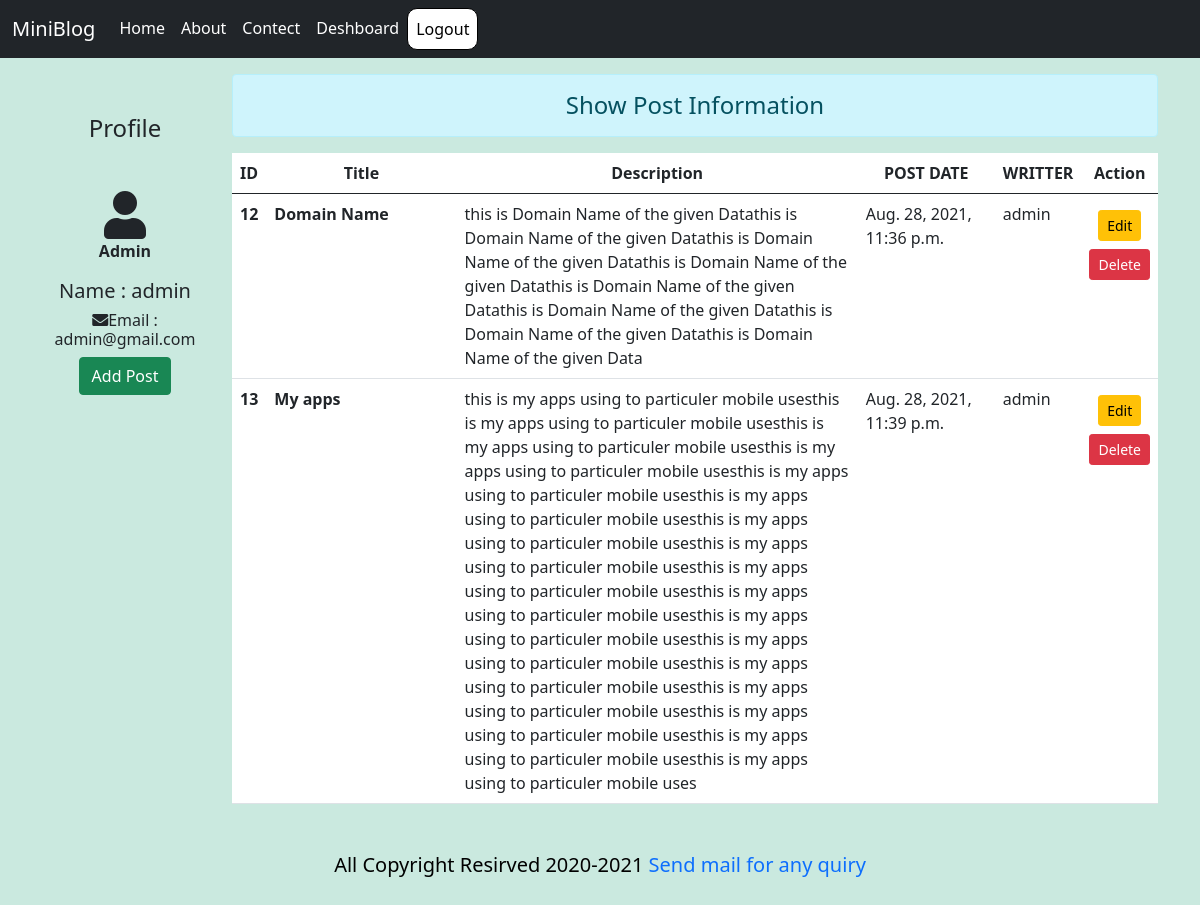
/deshboard/ (signed in), run on the app's committed database.
### blog/models.py (models this page shows)
class Post(models.Model):
    title = models.CharField(max_length=100)
    desc = models.TextField()
    post_date = models.DateTimeField(auto_now_add=True)
    written_by =models.CharField(max_length=50)

### blog/views.py (the view)
# urls.py: path('deshboard/', views.deshboard,name='deshboard'),
def deshboard(request):
    if request.user.is_authenticated:
        user = request.user
        full_name = user.get_full_name()
        email = request.session.get('email')
        posts = Post.objects.filter(written_by=full_name)
        gps = user.groups.all()
        return render(request,'blog/deshboard.html',{'posts':posts,'full_name':full_name,'groups':gps,'email':email})
    else:
        return HttpResponseRedirect('/login/')

### blog/templates/blog/deshboard.html (shortened to what this page needs)
{% extends 'blog/base2.html' %}
{% load static%}
{% block side %}
    <div class="col-sm-2 text-dark my-2 text-center">
        <h4 class="my-5">Profile</h4>
        <i class="fas fa-user fa-3x"></i>
        {% for group in groups %}
            <p>{{group.name}}</p>
        {% endfor %}
        <h5>Name : {{full_name}}</h5>
        <h6><i class="fas fa-envelope fa-1x"></i>Email : {{user.email}}</h6>
        <a href="{% url 'addpost' %}" class="btn btn-success" style="align:center">Add Post</a>
    </div>
{% endblock side %}
{% block content %}
<div class="col-sm-10 ">
    <h4 class="text-center alert alert-info mt-3">Show Post Information</h4>
    {% if posts %}
    <table class="table table-hover bg-white">
        <thread class="table-box">
        <tr class="text-center">
            <th scope="col" style="width:2%">ID</th>
            <th scope="col" style="width:25%">Title</th>
            <th scope="col" style="width:55%">Description</th>
            <th scope="col" style="width:25%">POST DATE</th>
            <th scope="col" style="width:15%">WRITTER</th>
            <th scope="col" style="width:15%">Action</th>
        </tr>
        </thread>
        <tbody>
        {% for post in posts %}
        <tr>
            <th scope="row">{{post.id}}</th>
            <th>{{post.title}}</th>
            <td>{{post.desc}}</td>
            <td>{{post.post_date}}</td>
            <td>{{post.written_by}}</td>
            <td class="text-center">
                <a href="{% url 'updatepost' post.id %}" class="btn btn-warning btn-sm my-2">Edit</a>
                <form action="{% url 'deletepost' post.id %}" method="post" class="d-inline">{%csrf_token%}
                <input type="submit" class="btn btn-danger btn-sm" value="Delete">
                </form>
            </td>
        </tr>
        {% endfor %}
        </tbody>
    </table>
    {% else %}
    <h4 class="text-center alert alert-warning">No Records </h4>
    {% endif %}
</div>
{% endblock content %}

### blog/static/blog/css/style.css (style rules this page uses)
body { background-color:rgb(202, 233, 223); color:black; margin-bottom: 40px; scroll-behavior: smooth; overflow-x: hidden; }
p { font-weight: bold; }

### data on the page
Post: id "12", title "Domain Name", desc "this is Domain Name of the given Datathis is Domain Name of the given Datathis is Domain Name of the given Datathis is Domain Name of the given Datathis is Domain Name of the given Datathis is Domain Name of the given Datathis is Domain Name of the given Datathis is Domain Name of the given Data", post_date "Aug. 28, 2021, 11:36 p.m.", written_by "admin"
Post: id "13", title "My apps", desc "this is my apps using to particuler mobile usesthis is my apps using to particuler mobile usesthis is my apps using to particuler mobile usesthis is my apps using to particuler mobile usesthis is my apps using to particuler mobile usesthis is my apps using to particuler mobile usesthis is my apps using to particuler mobile usesthis is my apps using to particuler mobile usesthis is my apps using to particuler mobile usesthis is my apps using to particuler mobile usesthis is my apps using to particuler mobile usesthis is my apps using to particuler mobile usesthis is my apps using to particuler mobile usesthis is my apps using to particuler mobile usesthis is my apps using to particuler…", post_date "Aug. 28, 2021, 11:39 p.m.", written_by "admin"

### other printed values
{{ group.name }} "Admin"
{{ full_name }} "admin"
{{ user.email }} "admin@gmail.com"
